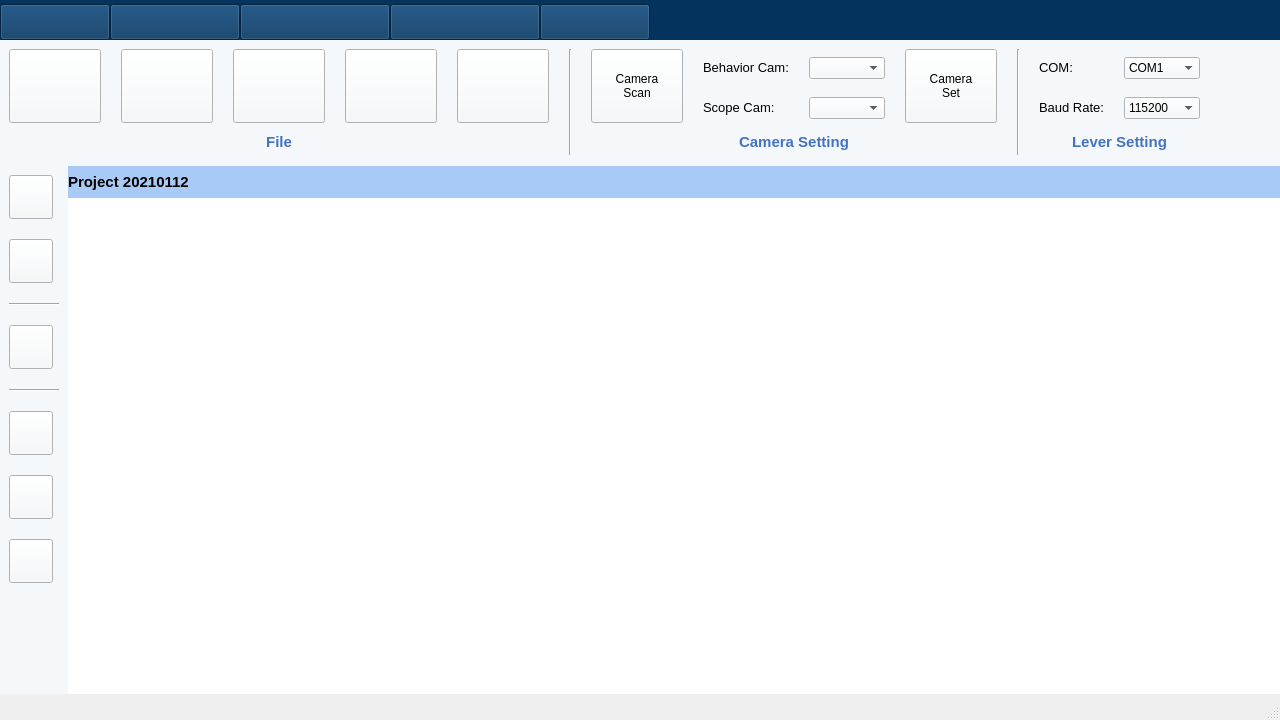
<?xml version="1.0" encoding="UTF-8"?>
<ui version="4.0">
 <class>MainWindow</class>
 <widget class="QMainWindow" name="MainWindow">
  <property name="geometry">
   <rect>
    <x>0</x>
    <y>0</y>
    <width>1280</width>
    <height>720</height>
   </rect>
  </property>
  <property name="minimumSize">
   <size>
    <width>1280</width>
    <height>720</height>
   </size>
  </property>
  <property name="windowTitle">
   <string>MainWindow</string>
  </property>
  <property name="styleSheet">
   <string notr="true">QStatusBar::tab{height:32}
</string>
  </property>
  <property name="tabShape">
   <enum>QTabWidget::Rounded</enum>
  </property>
  <widget class="QWidget" name="centralwidget">
   <property name="minimumSize">
    <size>
     <width>1280</width>
     <height>688</height>
    </size>
   </property>
   <layout class="QGridLayout" name="gridLayout_7">
    <property name="leftMargin">
     <number>0</number>
    </property>
    <property name="topMargin">
     <number>0</number>
    </property>
    <property name="rightMargin">
     <number>0</number>
    </property>
    <property name="bottomMargin">
     <number>0</number>
    </property>
    <property name="spacing">
     <number>0</number>
    </property>
    <item row="0" column="0">
     <layout class="QVBoxLayout" name="verticalLayout">
      <property name="spacing">
       <number>0</number>
      </property>
      <item>
       <widget class="QWidget" name="widget_33" native="true">
        <property name="sizePolicy">
         <sizepolicy hsizetype="Preferred" vsizetype="Fixed">
          <horstretch>0</horstretch>
          <verstretch>0</verstretch>
         </sizepolicy>
        </property>
        <property name="minimumSize">
         <size>
          <width>0</width>
          <height>40</height>
         </size>
        </property>
        <property name="maximumSize">
         <size>
          <width>16777215</width>
          <height>40</height>
         </size>
        </property>
        <property name="styleSheet">
         <string notr="true">background-color: rgb(4, 51, 94);</string>
        </property>
        <layout class="QGridLayout" name="gridLayout">
         <property name="leftMargin">
          <number>0</number>
         </property>
         <property name="topMargin">
          <number>0</number>
         </property>
         <property name="rightMargin">
          <number>0</number>
         </property>
         <property name="bottomMargin">
          <number>0</number>
         </property>
         <property name="spacing">
          <number>0</number>
         </property>
         <item row="0" column="0">
          <widget class="QWidget" name="widget_36" native="true">
           <property name="styleSheet">
            <string notr="true">background-color: rgb(4, 51, 94);</string>
           </property>
           <widget class="QPushButton" name="home_button">
            <property name="geometry">
             <rect>
              <x>0</x>
              <y>4</y>
              <width>110</width>
              <height>36</height>
             </rect>
            </property>
            <property name="sizePolicy">
             <sizepolicy hsizetype="Fixed" vsizetype="Fixed">
              <horstretch>0</horstretch>
              <verstretch>0</verstretch>
             </sizepolicy>
            </property>
            <property name="font">
             <font>
              <pointsize>13</pointsize>
              <weight>75</weight>
              <bold>true</bold>
             </font>
            </property>
            <property name="styleSheet">
             <string notr="true">color: rgb(255, 255, 255);</string>
            </property>
            <property name="text">
             <string/>
            </property>
           </widget>
           <widget class="QPushButton" name="offl_button">
            <property name="geometry">
             <rect>
              <x>240</x>
              <y>4</y>
              <width>150</width>
              <height>36</height>
             </rect>
            </property>
            <property name="sizePolicy">
             <sizepolicy hsizetype="Fixed" vsizetype="Fixed">
              <horstretch>0</horstretch>
              <verstretch>0</verstretch>
             </sizepolicy>
            </property>
            <property name="font">
             <font>
              <pointsize>13</pointsize>
              <weight>75</weight>
              <bold>true</bold>
             </font>
            </property>
            <property name="styleSheet">
             <string notr="true">color: rgb(255, 255, 255);</string>
            </property>
            <property name="text">
             <string/>
            </property>
           </widget>
           <widget class="QPushButton" name="onl_button">
            <property name="geometry">
             <rect>
              <x>390</x>
              <y>4</y>
              <width>150</width>
              <height>36</height>
             </rect>
            </property>
            <property name="sizePolicy">
             <sizepolicy hsizetype="Fixed" vsizetype="Fixed">
              <horstretch>0</horstretch>
              <verstretch>0</verstretch>
             </sizepolicy>
            </property>
            <property name="font">
             <font>
              <pointsize>13</pointsize>
              <weight>75</weight>
              <bold>true</bold>
             </font>
            </property>
            <property name="styleSheet">
             <string notr="true">color: rgb(255, 255, 255);</string>
            </property>
            <property name="text">
             <string/>
            </property>
           </widget>
           <widget class="QPushButton" name="daq_button">
            <property name="geometry">
             <rect>
              <x>110</x>
              <y>4</y>
              <width>130</width>
              <height>36</height>
             </rect>
            </property>
            <property name="sizePolicy">
             <sizepolicy hsizetype="Fixed" vsizetype="Fixed">
              <horstretch>0</horstretch>
              <verstretch>0</verstretch>
             </sizepolicy>
            </property>
            <property name="font">
             <font>
              <pointsize>13</pointsize>
              <weight>75</weight>
              <bold>true</bold>
             </font>
            </property>
            <property name="styleSheet">
             <string notr="true">color: rgb(255, 255, 255);</string>
            </property>
            <property name="text">
             <string/>
            </property>
           </widget>
           <widget class="QPushButton" name="dec_button">
            <property name="geometry">
             <rect>
              <x>540</x>
              <y>4</y>
              <width>110</width>
              <height>36</height>
             </rect>
            </property>
            <property name="sizePolicy">
             <sizepolicy hsizetype="Fixed" vsizetype="Fixed">
              <horstretch>0</horstretch>
              <verstretch>0</verstretch>
             </sizepolicy>
            </property>
            <property name="font">
             <font>
              <pointsize>13</pointsize>
              <weight>75</weight>
              <bold>true</bold>
             </font>
            </property>
            <property name="styleSheet">
             <string notr="true">color: rgb(255, 255, 255);</string>
            </property>
            <property name="text">
             <string/>
            </property>
           </widget>
          </widget>
         </item>
        </layout>
       </widget>
      </item>
      <item>
       <widget class="QStackedWidget" name="stackedWidget">
        <property name="minimumSize">
         <size>
          <width>0</width>
          <height>648</height>
         </size>
        </property>
        <widget class="QWidget" name="Home">
         <layout class="QGridLayout" name="gridLayout_17">
          <property name="leftMargin">
           <number>0</number>
          </property>
          <property name="topMargin">
           <number>0</number>
          </property>
          <property name="rightMargin">
           <number>0</number>
          </property>
          <property name="bottomMargin">
           <number>0</number>
          </property>
          <property name="spacing">
           <number>0</number>
          </property>
          <item row="0" column="0">
           <widget class="QWidget" name="widget_68" native="true">
            <property name="sizePolicy">
             <sizepolicy hsizetype="Preferred" vsizetype="Fixed">
              <horstretch>0</horstretch>
              <verstretch>0</verstretch>
             </sizepolicy>
            </property>
            <property name="minimumSize">
             <size>
              <width>0</width>
              <height>126</height>
             </size>
            </property>
            <property name="maximumSize">
             <size>
              <width>16777215</width>
              <height>126</height>
             </size>
            </property>
            <property name="styleSheet">
             <string notr="true">background-color: rgb(245, 248, 250);</string>
            </property>
            <layout class="QFormLayout" name="formLayout_3">
             <item row="0" column="0">
              <layout class="QGridLayout" name="gridLayout_8">
               <property name="horizontalSpacing">
                <number>20</number>
               </property>
               <item row="0" column="0" rowspan="2">
                <widget class="QPushButton" name="HomeNewButton">
                 <property name="sizePolicy">
                  <sizepolicy hsizetype="Fixed" vsizetype="Fixed">
                   <horstretch>0</horstretch>
                   <verstretch>0</verstretch>
                  </sizepolicy>
                 </property>
                 <property name="minimumSize">
                  <size>
                   <width>92</width>
                   <height>74</height>
                  </size>
                 </property>
                 <property name="maximumSize">
                  <size>
                   <width>92</width>
                   <height>74</height>
                  </size>
                 </property>
                 <property name="styleSheet">
                  <string notr="true">border-image: url(:/home/Asset 1.png);</string>
                 </property>
                 <property name="text">
                  <string/>
                 </property>
                </widget>
               </item>
               <item row="0" column="1" rowspan="2">
                <widget class="QPushButton" name="HomeLoadButton">
                 <property name="sizePolicy">
                  <sizepolicy hsizetype="Fixed" vsizetype="Fixed">
                   <horstretch>0</horstretch>
                   <verstretch>0</verstretch>
                  </sizepolicy>
                 </property>
                 <property name="minimumSize">
                  <size>
                   <width>92</width>
                   <height>74</height>
                  </size>
                 </property>
                 <property name="maximumSize">
                  <size>
                   <width>92</width>
                   <height>74</height>
                  </size>
                 </property>
                 <property name="styleSheet">
                  <string notr="true">border-image: url(:/home/Asset 2.png);</string>
                 </property>
                 <property name="text">
                  <string/>
                 </property>
                </widget>
               </item>
               <item row="0" column="2" rowspan="2">
                <widget class="QPushButton" name="HomeSaveButton">
                 <property name="sizePolicy">
                  <sizepolicy hsizetype="Fixed" vsizetype="Fixed">
                   <horstretch>0</horstretch>
                   <verstretch>0</verstretch>
                  </sizepolicy>
                 </property>
                 <property name="minimumSize">
                  <size>
                   <width>92</width>
                   <height>74</height>
                  </size>
                 </property>
                 <property name="maximumSize">
                  <size>
                   <width>92</width>
                   <height>74</height>
                  </size>
                 </property>
                 <property name="styleSheet">
                  <string notr="true">border-image: url(:/home/Asset 3.png);</string>
                 </property>
                 <property name="text">
                  <string/>
                 </property>
                </widget>
               </item>
               <item row="0" column="3" rowspan="2">
                <widget class="QPushButton" name="HomeReFileButton">
                 <property name="sizePolicy">
                  <sizepolicy hsizetype="Fixed" vsizetype="Fixed">
                   <horstretch>0</horstretch>
                   <verstretch>0</verstretch>
                  </sizepolicy>
                 </property>
                 <property name="minimumSize">
                  <size>
                   <width>92</width>
                   <height>74</height>
                  </size>
                 </property>
                 <property name="maximumSize">
                  <size>
                   <width>92</width>
                   <height>74</height>
                  </size>
                 </property>
                 <property name="styleSheet">
                  <string notr="true">border-image: url(:/home/Asset 4.png);</string>
                 </property>
                 <property name="text">
                  <string/>
                 </property>
                </widget>
               </item>
               <item row="0" column="4" rowspan="2">
                <widget class="QPushButton" name="HomeOptionButton">
                 <property name="sizePolicy">
                  <sizepolicy hsizetype="Fixed" vsizetype="Fixed">
                   <horstretch>0</horstretch>
                   <verstretch>0</verstretch>
                  </sizepolicy>
                 </property>
                 <property name="minimumSize">
                  <size>
                   <width>92</width>
                   <height>74</height>
                  </size>
                 </property>
                 <property name="maximumSize">
                  <size>
                   <width>92</width>
                   <height>74</height>
                  </size>
                 </property>
                 <property name="styleSheet">
                  <string notr="true">border-image: url(:/home/Asset 5.png);</string>
                 </property>
                 <property name="text">
                  <string/>
                 </property>
                </widget>
               </item>
               <item row="0" column="5" rowspan="3">
                <widget class="Line" name="line_5">
                 <property name="sizePolicy">
                  <sizepolicy hsizetype="Fixed" vsizetype="Fixed">
                   <horstretch>0</horstretch>
                   <verstretch>0</verstretch>
                  </sizepolicy>
                 </property>
                 <property name="minimumSize">
                  <size>
                   <width>2</width>
                   <height>106</height>
                  </size>
                 </property>
                 <property name="maximumSize">
                  <size>
                   <width>2</width>
                   <height>106</height>
                  </size>
                 </property>
                 <property name="orientation">
                  <enum>Qt::Vertical</enum>
                 </property>
                </widget>
               </item>
               <item row="0" column="6" rowspan="2">
                <widget class="QPushButton" name="HomeCamScanButton">
                 <property name="sizePolicy">
                  <sizepolicy hsizetype="Fixed" vsizetype="Fixed">
                   <horstretch>0</horstretch>
                   <verstretch>0</verstretch>
                  </sizepolicy>
                 </property>
                 <property name="minimumSize">
                  <size>
                   <width>92</width>
                   <height>74</height>
                  </size>
                 </property>
                 <property name="maximumSize">
                  <size>
                   <width>92</width>
                   <height>74</height>
                  </size>
                 </property>
                 <property name="font">
                  <font>
                   <family>Arial</family>
                  </font>
                 </property>
                 <property name="text">
                  <string>Camera
Scan</string>
                 </property>
                </widget>
               </item>
               <item row="0" column="7">
                <widget class="QLabel" name="label_179">
                 <property name="sizePolicy">
                  <sizepolicy hsizetype="Fixed" vsizetype="Fixed">
                   <horstretch>0</horstretch>
                   <verstretch>0</verstretch>
                  </sizepolicy>
                 </property>
                 <property name="font">
                  <font>
                   <family>Arial</family>
                   <pointsize>10</pointsize>
                  </font>
                 </property>
                 <property name="text">
                  <string>Behavior Cam:</string>
                 </property>
                 <property name="alignment">
                  <set>Qt::AlignLeading|Qt::AlignLeft|Qt::AlignVCenter</set>
                 </property>
                </widget>
               </item>
               <item row="0" column="8">
                <widget class="QComboBox" name="HomeBehCamValue">
                 <property name="sizePolicy">
                  <sizepolicy hsizetype="Fixed" vsizetype="Fixed">
                   <horstretch>0</horstretch>
                   <verstretch>0</verstretch>
                  </sizepolicy>
                 </property>
                 <property name="minimumSize">
                  <size>
                   <width>76</width>
                   <height>22</height>
                  </size>
                 </property>
                 <property name="maximumSize">
                  <size>
                   <width>76</width>
                   <height>22</height>
                  </size>
                 </property>
                 <property name="font">
                  <font>
                   <family>Arial</family>
                  </font>
                 </property>
                </widget>
               </item>
               <item row="0" column="9" rowspan="2">
                <widget class="QPushButton" name="HomeCamSetButton">
                 <property name="sizePolicy">
                  <sizepolicy hsizetype="Fixed" vsizetype="Fixed">
                   <horstretch>0</horstretch>
                   <verstretch>0</verstretch>
                  </sizepolicy>
                 </property>
                 <property name="minimumSize">
                  <size>
                   <width>92</width>
                   <height>74</height>
                  </size>
                 </property>
                 <property name="maximumSize">
                  <size>
                   <width>92</width>
                   <height>74</height>
                  </size>
                 </property>
                 <property name="font">
                  <font>
                   <family>Arial</family>
                  </font>
                 </property>
                 <property name="text">
                  <string>Camera
Set</string>
                 </property>
                </widget>
               </item>
               <item row="0" column="10" rowspan="3">
                <widget class="Line" name="line_6">
                 <property name="sizePolicy">
                  <sizepolicy hsizetype="Fixed" vsizetype="Fixed">
                   <horstretch>0</horstretch>
                   <verstretch>0</verstretch>
                  </sizepolicy>
                 </property>
                 <property name="minimumSize">
                  <size>
                   <width>2</width>
                   <height>106</height>
                  </size>
                 </property>
                 <property name="maximumSize">
                  <size>
                   <width>2</width>
                   <height>106</height>
                  </size>
                 </property>
                 <property name="orientation">
                  <enum>Qt::Vertical</enum>
                 </property>
                </widget>
               </item>
               <item row="0" column="11">
                <widget class="QLabel" name="label_173">
                 <property name="sizePolicy">
                  <sizepolicy hsizetype="Fixed" vsizetype="Fixed">
                   <horstretch>0</horstretch>
                   <verstretch>0</verstretch>
                  </sizepolicy>
                 </property>
                 <property name="font">
                  <font>
                   <family>Arial</family>
                   <pointsize>10</pointsize>
                  </font>
                 </property>
                 <property name="text">
                  <string>COM:</string>
                 </property>
                 <property name="alignment">
                  <set>Qt::AlignLeading|Qt::AlignLeft|Qt::AlignVCenter</set>
                 </property>
                </widget>
               </item>
               <item row="0" column="12">
                <widget class="QComboBox" name="HomeLeverCOMValue">
                 <property name="sizePolicy">
                  <sizepolicy hsizetype="Fixed" vsizetype="Fixed">
                   <horstretch>0</horstretch>
                   <verstretch>0</verstretch>
                  </sizepolicy>
                 </property>
                 <property name="minimumSize">
                  <size>
                   <width>76</width>
                   <height>22</height>
                  </size>
                 </property>
                 <property name="maximumSize">
                  <size>
                   <width>76</width>
                   <height>22</height>
                  </size>
                 </property>
                 <property name="font">
                  <font>
                   <family>Arial</family>
                  </font>
                 </property>
                 <item>
                  <property name="text">
                   <string>COM1</string>
                  </property>
                 </item>
                 <item>
                  <property name="text">
                   <string>COM2</string>
                  </property>
                 </item>
                 <item>
                  <property name="text">
                   <string>COM3</string>
                  </property>
                 </item>
                 <item>
                  <property name="text">
                   <string>COM4</string>
                  </property>
                 </item>
                 <item>
                  <property name="text">
                   <string>COM5</string>
                  </property>
                 </item>
                 <item>
                  <property name="text">
                   <string>COM6</string>
                  </property>
                 </item>
                 <item>
                  <property name="text">
                   <string>COM7</string>
                  </property>
                 </item>
                 <item>
                  <property name="text">
                   <string>COM7</string>
                  </property>
                 </item>
                 <item>
                  <property name="text">
                   <string>COM8</string>
                  </property>
                 </item>
                 <item>
                  <property name="text">
                   <string>COM9</string>
                  </property>
                 </item>
                </widget>
               </item>
               <item row="1" column="7">
                <widget class="QLabel" name="label_180">
                 <property name="sizePolicy">
                  <sizepolicy hsizetype="Fixed" vsizetype="Fixed">
                   <horstretch>0</horstretch>
                   <verstretch>0</verstretch>
                  </sizepolicy>
                 </property>
                 <property name="font">
                  <font>
                   <family>Arial</family>
                   <pointsize>10</pointsize>
                  </font>
                 </property>
                 <property name="text">
                  <string>Scope Cam:</string>
                 </property>
                 <property name="alignment">
                  <set>Qt::AlignLeading|Qt::AlignLeft|Qt::AlignVCenter</set>
                 </property>
                </widget>
               </item>
               <item row="1" column="8">
                <widget class="QComboBox" name="HomeScopeCamValue">
                 <property name="sizePolicy">
                  <sizepolicy hsizetype="Fixed" vsizetype="Fixed">
                   <horstretch>0</horstretch>
                   <verstretch>0</verstretch>
                  </sizepolicy>
                 </property>
                 <property name="minimumSize">
                  <size>
                   <width>76</width>
                   <height>22</height>
                  </size>
                 </property>
                 <property name="maximumSize">
                  <size>
                   <width>76</width>
                   <height>22</height>
                  </size>
                 </property>
                 <property name="font">
                  <font>
                   <family>Arial</family>
                  </font>
                 </property>
                </widget>
               </item>
               <item row="1" column="11">
                <widget class="QLabel" name="label_174">
                 <property name="sizePolicy">
                  <sizepolicy hsizetype="Fixed" vsizetype="Fixed">
                   <horstretch>0</horstretch>
                   <verstretch>0</verstretch>
                  </sizepolicy>
                 </property>
                 <property name="font">
                  <font>
                   <family>Arial</family>
                   <pointsize>10</pointsize>
                  </font>
                 </property>
                 <property name="text">
                  <string>Baud Rate:</string>
                 </property>
                 <property name="alignment">
                  <set>Qt::AlignLeading|Qt::AlignLeft|Qt::AlignVCenter</set>
                 </property>
                </widget>
               </item>
               <item row="1" column="12">
                <widget class="QComboBox" name="HomeLeverBaudButton">
                 <property name="sizePolicy">
                  <sizepolicy hsizetype="Fixed" vsizetype="Fixed">
                   <horstretch>0</horstretch>
                   <verstretch>0</verstretch>
                  </sizepolicy>
                 </property>
                 <property name="minimumSize">
                  <size>
                   <width>76</width>
                   <height>22</height>
                  </size>
                 </property>
                 <property name="maximumSize">
                  <size>
                   <width>76</width>
                   <height>22</height>
                  </size>
                 </property>
                 <property name="font">
                  <font>
                   <family>Arial</family>
                  </font>
                 </property>
                 <item>
                  <property name="text">
                   <string>115200</string>
                  </property>
                 </item>
                 <item>
                  <property name="text">
                   <string>1200</string>
                  </property>
                 </item>
                 <item>
                  <property name="text">
                   <string>19200</string>
                  </property>
                 </item>
                 <item>
                  <property name="text">
                   <string>2400</string>
                  </property>
                 </item>
                 <item>
                  <property name="text">
                   <string>300</string>
                  </property>
                 </item>
                 <item>
                  <property name="text">
                   <string>38400</string>
                  </property>
                 </item>
                 <item>
                  <property name="text">
                   <string>430000</string>
                  </property>
                 </item>
                 <item>
                  <property name="text">
                   <string>4800</string>
                  </property>
                 </item>
                 <item>
                  <property name="text">
                   <string>56000</string>
                  </property>
                 </item>
                 <item>
                  <property name="text">
                   <string>57600</string>
                  </property>
                 </item>
                </widget>
               </item>
               <item row="2" column="1" colspan="3">
                <widget class="QLabel" name="label_24">
                 <property name="font">
                  <font>
                   <pointsize>11</pointsize>
                   <weight>75</weight>
                   <bold>true</bold>
                  </font>
                 </property>
                 <property name="styleSheet">
                  <string notr="true">color: rgb(67, 114, 193);</string>
                 </property>
                 <property name="text">
                  <string>File</string>
                 </property>
                 <property name="alignment">
                  <set>Qt::AlignCenter</set>
                 </property>
                </widget>
               </item>
               <item row="2" column="7" colspan="2">
                <widget class="QLabel" name="label_29">
                 <property name="font">
                  <font>
                   <family>Arial</family>
                   <pointsize>11</pointsize>
                   <weight>75</weight>
                   <bold>true</bold>
                  </font>
                 </property>
                 <property name="styleSheet">
                  <string notr="true">color: rgb(67, 114, 193);</string>
                 </property>
                 <property name="text">
                  <string>Camera Setting</string>
                 </property>
                 <property name="alignment">
                  <set>Qt::AlignCenter</set>
                 </property>
                </widget>
               </item>
               <item row="2" column="11" colspan="2">
                <widget class="QLabel" name="label_30">
                 <property name="font">
                  <font>
                   <family>Arial</family>
                   <pointsize>11</pointsize>
                   <weight>75</weight>
                   <bold>true</bold>
                  </font>
                 </property>
                 <property name="styleSheet">
                  <string notr="true">color: rgb(67, 114, 193);</string>
                 </property>
                 <property name="text">
                  <string>Lever Setting</string>
                 </property>
                 <property name="alignment">
                  <set>Qt::AlignCenter</set>
                 </property>
                </widget>
               </item>
              </layout>
             </item>
            </layout>
           </widget>
          </item>
          <item row="1" column="0">
           <layout class="QHBoxLayout" name="horizontalLayout">
            <property name="spacing">
             <number>0</number>
            </property>
            <item>
             <widget class="QWidget" name="widget_88" native="true">
              <property name="sizePolicy">
               <sizepolicy hsizetype="Fixed" vsizetype="Preferred">
                <horstretch>0</horstretch>
                <verstretch>0</verstretch>
               </sizepolicy>
              </property>
              <property name="minimumSize">
               <size>
                <width>62</width>
                <height>0</height>
               </size>
              </property>
              <property name="baseSize">
               <size>
                <width>0</width>
                <height>881</height>
               </size>
              </property>
              <property name="styleSheet">
               <string notr="true">background-color: rgb(245, 248, 250);</string>
              </property>
              <layout class="QFormLayout" name="formLayout_5">
               <item row="0" column="0">
                <layout class="QGridLayout" name="gridLayout_13">
                 <property name="verticalSpacing">
                  <number>20</number>
                 </property>
                 <item row="0" column="0">
                  <widget class="QPushButton" name="HomeBehCamPanelButton">
                   <property name="sizePolicy">
                    <sizepolicy hsizetype="Fixed" vsizetype="Fixed">
                     <horstretch>0</horstretch>
                     <verstretch>0</verstretch>
                    </sizepolicy>
                   </property>
                   <property name="minimumSize">
                    <size>
                     <width>44</width>
                     <height>44</height>
                    </size>
                   </property>
                   <property name="maximumSize">
                    <size>
                     <width>44</width>
                     <height>44</height>
                    </size>
                   </property>
                   <property name="styleSheet">
                    <string notr="true">border-image: url(:/sidebar/Asset 6.png);</string>
                   </property>
                   <property name="text">
                    <string/>
                   </property>
                  </widget>
                 </item>
                 <item row="1" column="0">
                  <widget class="QPushButton" name="HomeScopeCamPanelButton">
                   <property name="sizePolicy">
                    <sizepolicy hsizetype="Fixed" vsizetype="Fixed">
                     <horstretch>0</horstretch>
                     <verstretch>0</verstretch>
                    </sizepolicy>
                   </property>
                   <property name="minimumSize">
                    <size>
                     <width>44</width>
                     <height>44</height>
                    </size>
                   </property>
                   <property name="maximumSize">
                    <size>
                     <width>44</width>
                     <height>44</height>
                    </size>
                   </property>
                   <property name="styleSheet">
                    <string notr="true">border-image: url(:/sidebar/Asset 8.png);</string>
                   </property>
                   <property name="text">
                    <string/>
                   </property>
                  </widget>
                 </item>
                 <item row="2" column="0">
                  <widget class="Line" name="line_9">
                   <property name="sizePolicy">
                    <sizepolicy hsizetype="Fixed" vsizetype="Fixed">
                     <horstretch>0</horstretch>
                     <verstretch>0</verstretch>
                    </sizepolicy>
                   </property>
                   <property name="minimumSize">
                    <size>
                     <width>50</width>
                     <height>2</height>
                    </size>
                   </property>
                   <property name="maximumSize">
                    <size>
                     <width>50</width>
                     <height>2</height>
                    </size>
                   </property>
                   <property name="orientation">
                    <enum>Qt::Horizontal</enum>
                   </property>
                  </widget>
                 </item>
                 <item row="3" column="0">
                  <widget class="QPushButton" name="HomeLeverPanelButton">
                   <property name="sizePolicy">
                    <sizepolicy hsizetype="Fixed" vsizetype="Fixed">
                     <horstretch>0</horstretch>
                     <verstretch>0</verstretch>
                    </sizepolicy>
                   </property>
                   <property name="minimumSize">
                    <size>
                     <width>44</width>
                     <height>44</height>
                    </size>
                   </property>
                   <property name="maximumSize">
                    <size>
                     <width>44</width>
                     <height>44</height>
                    </size>
                   </property>
                   <property name="styleSheet">
                    <string notr="true">border-image: url(:/sidebar/Asset 9.png);</string>
                   </property>
                   <property name="text">
                    <string/>
                   </property>
                  </widget>
                 </item>
                 <item row="4" column="0">
                  <widget class="Line" name="line_10">
                   <property name="sizePolicy">
                    <sizepolicy hsizetype="Fixed" vsizetype="Fixed">
                     <horstretch>0</horstretch>
                     <verstretch>0</verstretch>
                    </sizepolicy>
                   </property>
                   <property name="minimumSize">
                    <size>
                     <width>50</width>
                     <height>2</height>
                    </size>
                   </property>
                   <property name="maximumSize">
                    <size>
                     <width>50</width>
                     <height>2</height>
                    </size>
                   </property>
                   <property name="orientation">
                    <enum>Qt::Horizontal</enum>
                   </property>
                  </widget>
                 </item>
                 <item row="5" column="0">
                  <widget class="QPushButton" name="HomeLayoutOneButton">
                   <property name="sizePolicy">
                    <sizepolicy hsizetype="Fixed" vsizetype="Fixed">
                     <horstretch>0</horstretch>
                     <verstretch>0</verstretch>
                    </sizepolicy>
                   </property>
                   <property name="minimumSize">
                    <size>
                     <width>44</width>
                     <height>44</height>
                    </size>
                   </property>
                   <property name="maximumSize">
                    <size>
                     <width>44</width>
                     <height>44</height>
                    </size>
                   </property>
                   <property name="styleSheet">
                    <string notr="true">border-image: url(:/sidebar/Asset 10.png);</string>
                   </property>
                   <property name="text">
                    <string/>
                   </property>
                  </widget>
                 </item>
                 <item row="6" column="0">
                  <widget class="QPushButton" name="HomeLayoutTwoButton">
                   <property name="sizePolicy">
                    <sizepolicy hsizetype="Fixed" vsizetype="Fixed">
                     <horstretch>0</horstretch>
                     <verstretch>0</verstretch>
                    </sizepolicy>
                   </property>
                   <property name="minimumSize">
                    <size>
                     <width>44</width>
                     <height>44</height>
                    </size>
                   </property>
                   <property name="maximumSize">
                    <size>
                     <width>44</width>
                     <height>44</height>
                    </size>
                   </property>
                   <property name="styleSheet">
                    <string notr="true">border-image: url(:/sidebar/Asset 11.png);</string>
                   </property>
                   <property name="text">
                    <string/>
                   </property>
                  </widget>
                 </item>
                 <item row="7" column="0">
                  <widget class="QPushButton" name="HomeLayoutThreeButton">
                   <property name="sizePolicy">
                    <sizepolicy hsizetype="Fixed" vsizetype="Fixed">
                     <horstretch>0</horstretch>
                     <verstretch>0</verstretch>
                    </sizepolicy>
                   </property>
                   <property name="minimumSize">
                    <size>
                     <width>44</width>
                     <height>44</height>
                    </size>
                   </property>
                   <property name="maximumSize">
                    <size>
                     <width>44</width>
                     <height>44</height>
                    </size>
                   </property>
                   <property name="styleSheet">
                    <string notr="true">border-image: url(:/sidebar/Asset 12.png);</string>
                   </property>
                   <property name="text">
                    <string/>
                   </property>
                  </widget>
                 </item>
                </layout>
               </item>
              </layout>
             </widget>
            </item>
            <item>
             <widget class="QWidget" name="widget_89" native="true">
              <property name="sizePolicy">
               <sizepolicy hsizetype="Expanding" vsizetype="Expanding">
                <horstretch>0</horstretch>
                <verstretch>0</verstretch>
               </sizepolicy>
              </property>
              <property name="styleSheet">
               <string notr="true">background-color: rgb(255, 255, 255);
border-color: rgb(0, 0, 0);</string>
              </property>
              <widget class="QWidget" name="widget_90" native="true">
               <property name="geometry">
                <rect>
                 <x>0</x>
                 <y>0</y>
                 <width>9999999</width>
                 <height>32</height>
                </rect>
               </property>
               <property name="sizePolicy">
                <sizepolicy hsizetype="Preferred" vsizetype="Fixed">
                 <horstretch>100</horstretch>
                 <verstretch>0</verstretch>
                </sizepolicy>
               </property>
               <property name="minimumSize">
                <size>
                 <width>0</width>
                 <height>32</height>
                </size>
               </property>
               <property name="maximumSize">
                <size>
                 <width>16777215</width>
                 <height>32</height>
                </size>
               </property>
               <property name="styleSheet">
                <string notr="true">background-color: rgb(169, 202, 247);</string>
               </property>
               <layout class="QGridLayout" name="gridLayout_14">
                <property name="topMargin">
                 <number>0</number>
                </property>
                <property name="bottomMargin">
                 <number>0</number>
                </property>
                <item row="0" column="0">
                 <widget class="QLabel" name="label_176">
                  <property name="font">
                   <font>
                    <family>Arial</family>
                    <pointsize>11</pointsize>
                    <weight>75</weight>
                    <bold>true</bold>
                   </font>
                  </property>
                  <property name="text">
                   <string>Project 20210112</string>
                  </property>
                 </widget>
                </item>
               </layout>
              </widget>
             </widget>
            </item>
           </layout>
          </item>
         </layout>
        </widget>
       </widget>
      </item>
     </layout>
    </item>
   </layout>
  </widget>
  <widget class="QStatusBar" name="statusbar">
   <property name="sizePolicy">
    <sizepolicy hsizetype="Preferred" vsizetype="Fixed">
     <horstretch>0</horstretch>
     <verstretch>0</verstretch>
    </sizepolicy>
   </property>
   <property name="minimumSize">
    <size>
     <width>0</width>
     <height>26</height>
    </size>
   </property>
  </widget>
 </widget>
 <resources>
  <include location="150ppi/iconlist.qrc"/>
 </resources>
 <connections/>
</ui>
